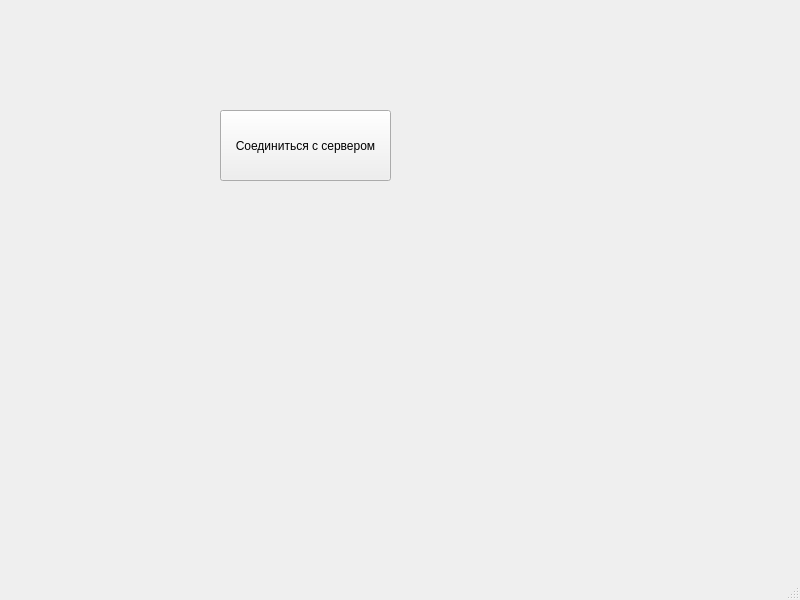
<?xml version="1.0" encoding="UTF-8"?>
<ui version="4.0">
 <class>myClient</class>
 <widget class="QMainWindow" name="myClient">
  <property name="geometry">
   <rect>
    <x>0</x>
    <y>0</y>
    <width>800</width>
    <height>600</height>
   </rect>
  </property>
  <property name="windowTitle">
   <string>myClient</string>
  </property>
  <widget class="QWidget" name="centralwidget">
   <widget class="QPushButton" name="pushButton">
    <property name="geometry">
     <rect>
      <x>220</x>
      <y>110</y>
      <width>171</width>
      <height>71</height>
     </rect>
    </property>
    <property name="text">
     <string>Соединиться с сервером</string>
    </property>
   </widget>
  </widget>
  <widget class="QMenuBar" name="menubar">
   <property name="geometry">
    <rect>
     <x>0</x>
     <y>0</y>
     <width>800</width>
     <height>21</height>
    </rect>
   </property>
  </widget>
  <widget class="QStatusBar" name="statusbar"/>
 </widget>
 <resources/>
 <connections/>
</ui>
